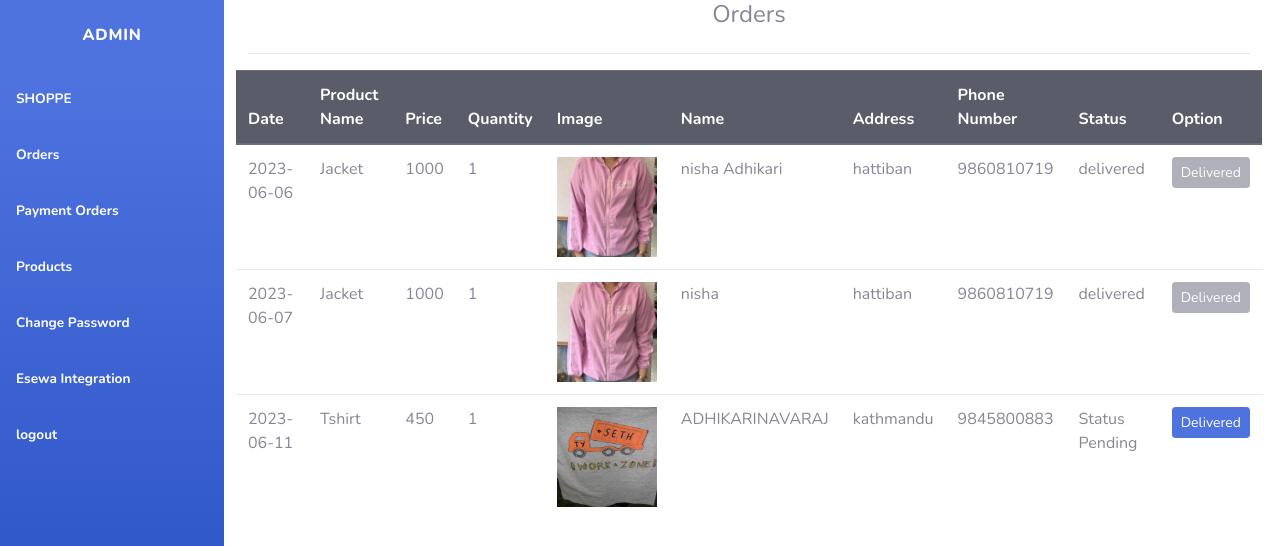
/userorders.php?alert=delivered (signed in), run on the app's committed database.
### tables this page shows
CREATE TABLE `users` (
  `id` int(11) NOT NULL,
  `phonenumber` varchar(255) NOT NULL,
  `storename` varchar(255) NOT NULL,
  `password` varchar(255) NOT NULL
);

CREATE TABLE `productorder` (
  `id` int(11) NOT NULL,
  `name` varchar(255) NOT NULL,
  `location` varchar(255) NOT NULL,
  `category` varchar(255) NOT NULL,
  `discount` int(255) NOT NULL,
  `price` int(255) NOT NULL,
  `description` text NOT NULL,
  `userid` int(255) NOT NULL,
  `username` varchar(255) NOT NULL,
  `address` varchar(255) NOT NULL,
  `phonenumber` varchar(255) NOT NULL,
  `status` varchar(255) NOT NULL,
  `buyerid` varchar(255) NOT NULL,
  `quantity` varchar(255) NOT NULL,
  `ddate` varchar(255) NOT NULL,
  `storename` varchar(255) NOT NULL
);

### userorders.php (the view, shortened to what this page needs)
<?php session_start();
if(isset($_SESSION['id'])){
include'config.php';
$uid = $_SESSION['id'];
$sql = "SELECT * FROM users where id='$uid'";
$record = mysqli_query($conn,$sql);
$row = mysqli_fetch_array($record);
$sqlproducts = "SELECT * FROM productorder WHERE userid='$uid' ";
$recordproducts = mysqli_query($conn,$sqlproducts);
?>
<!DOCTYPE html>
<html lang="en">
<head>
    <link href="admin/vendor/fontawesome-free/css/all.min.css" rel="stylesheet" type="text/css">
    <link href="admin/css/sb-admin-2.min.css" rel="stylesheet">
</head>
<body id="page-top">
    <div id="wrapper">
        <ul class="navbar-nav bg-gradient-primary sidebar sidebar-dark accordion" id="accordionSidebar">
            <a class="sidebar-brand d-flex align-items-center justify-content-center" href="superadmindashboard.php">
                <div class="sidebar-brand-text mx-3">Admin<sup></sup></div>
            </a>
            <li class="nav-item active">
                <a class="nav-link" href="userdashboard.php">
                    <span><?php
                    echo $row['storename'];
                    ?></span></a>
            </li>
            <li class="nav-item active">
                <a class="nav-link" href="userorders.php">
                    <span>Orders</span></a>
            </li>
            <li class="nav-item active">
                <a class="nav-link" href="paymentorders.php">
                    <span>Payment Orders</span></a>
            </li>
            <li class="nav-item active">
                <a class="nav-link" href="userproducts.php">
                    <span>Products</span></a>
            </li>
            <li class="nav-item active">
                <a class="nav-link" href="userpassword.php">
                    <span>Change Password</span></a>
            </li>
            <li class="nav-item active">
                <a class="nav-link" href="esewaintegration.php">
                    <span>Esewa Integration</span></a>
            </li>
            <li class="nav-item active">
                <a class="nav-link" href="logoutuser.php?lid=<?php echo $row['id'];?>">
                    <span>logout</span></a>
            </li>
        </ul>
            <div class="container">
                            <div class="row">
                                <div class="col-lg-12">
                                    <h4><center>Orders</center></h4>
                                </div>
                            </div>
                            <hr>
                            <div class="row">
                                <table class="table">
                                  <thead class="thead-dark">
                                    <tr>
                                      <th scope="col">Date</th>
                                      <th scope="col">Product Name</th>
                                      <th scope="col">Price</th>
                                      <th scope="col">Quantity</th>
                                      <th scope="col">Image</th>
                                      <th scope="col">Name</th>
                                      <th scope="col">Address</th>
                                      <th scope="col">Phone Number</th>
                                      <th scope="col">Status</th>
                                      <th scope="col">Option</th>
                                    </tr>
                                  </thead>
                                  <tbody>
                                    <?php while($rowproducts=mysqli_fetch_array($recordproducts)){
                                        $productid=$rowproducts['id'];
                                        ?>
                                        <tr>
                                          <td>
                                        <div style="">
                                            <?php echo $rowproducts['ddate'] ; ?>
                                        </div></td>
                                       <td>
                                        <div style="">
                                            <?php echo $rowproducts['name'] ; ?>
                                        </div></td>
                                        <td>
                                        <div style="">
                                            <?php echo $rowproducts['price'] ; ?>
                                        </div></td>
                                        <td>
                                        <div style="">
                                            <?php echo $rowproducts['quantity'] ; ?>
                                        </div></td>
                                        <td>
                                        <div style="">
                                            <img src="<?php echo $rowproducts['location'] ; ?>" style="height:100px;width:100px;">
                                        </div></td>
                                        <td>
                                        <div style="">
                                            <?php echo $rowproducts['username'] ; ?>
                                        </div></td>
                                        <td>
                                        <div style="">
                                            <?php echo $rowproducts['address'] ; ?>
                                        </div></td>
                                        <td>
                                        <div style="">
                                            <?php echo $rowproducts['phonenumber'] ; ?>
                                        </div></td>
                                        <td>
                                            <div style="">
                                            <?php
                                            if(empty($rowproducts['status'])){
                                                echo"Status Pending";
                                            }
                                            else if($rowproducts['status']=="delivered")
                                            {
                                            echo $rowproducts['status'] ;
                                            }
                                            ?>
                                        </div></td>
                                        <td>
                                        <div style="">
                                            <?php
                                            if($rowproducts['status']==""){
                                            echo"<a href='orderstatus.php?productid=$productid'>"."<div class='btn btn-primary btn-sm btn-block'>Delivered</div>"."</a>";
                                            }
                                            else if($rowproducts['status']=="delivered"){
                                               echo"<div class='btn btn-secondary btn-sm btn-block disabled'>Delivered</div>"."</a>";
                                            }
                                            else if($rowproducts['status']=="canceled"){
                                               echo"<div class='btn btn-warning btn-sm btn-block disabled'>canceled</div>"."</a>";
                                            }
                                             ?>
                                        </div></td>
                                    </tr>
                                    <?php } ?>
                                            </tbody>
                                        </table>
                            </div>
            </div>
</body>
</html>
<?php }else{header('Location:account.php?alert=login_first');
    }?>

### data on the page
users: storename "SHOPPE"
productorder: ddate "2023-06-06", name "Jacket", price "1000", quantity "1", location (picture), username "nisha Adhikari", address "hattiban", phonenumber "9860810719", status "delivered", shows "Delivered"
productorder: ddate "2023-06-07", name "Jacket", price "1000", quantity "1", location (picture), username "nisha", address "hattiban", phonenumber "9860810719", status "delivered", shows "Delivered"
productorder: ddate "2023-06-11", name "Tshirt", price "450", quantity "1", location (picture), username "ADHIKARINAVARAJ", address "kathmandu", phonenumber "9845800883", status "Status Pending"
